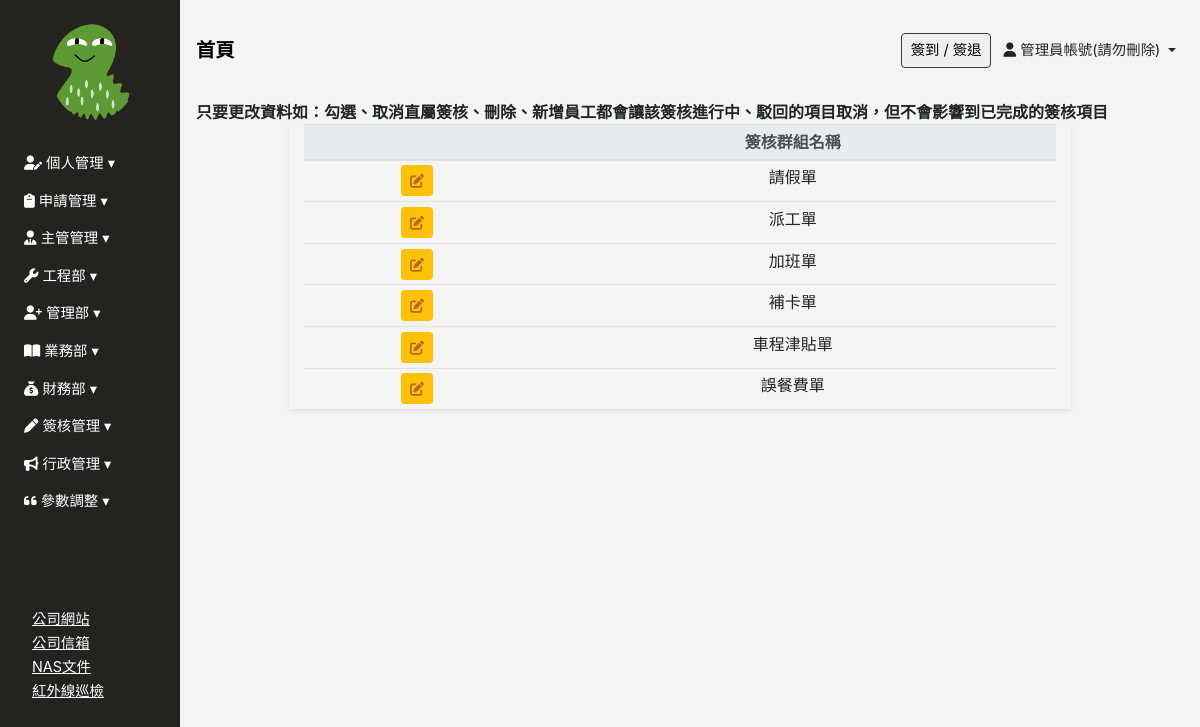
The app's page /approval_group (signed in) with its own data.
### Backend/models.py (models this page shows, shortened)
class ModifiedModel(models.Model):
    modified_by = models.ForeignKey("Employee", on_delete=models.SET_NULL, null=True, blank=True)
    created_date = models.DateField(default=timezone.now,verbose_name='建立日期')
    update_date = models.DateField(auto_now=True, verbose_name='更新日期')
    class Meta:
        abstract = True

class Employee(ModifiedModel):
    GENDER_CHOICES = [
        ('M', '男'),
        ('F', '女'),
    ]
    BLOOD_TYPE_CHOICES = [
        ('A', 'A型'),
        ('B', 'B型'),
        ('AB','AB型'),
        ('O', 'O型'),
    ]
    MARITAL_STATUS_CHOICES = [
        ('M', '已婚'),
        ('S', '未婚'),
        ('D', '離異'),
    ]
    MILITARY_STATUS_CHOICES = [
        ('M', '義務役'),
        ('E', '免服役'),
        ('A', '替代役'),
    ]
    user = models.OneToOneField(User, null=True, blank=True, on_delete=models.CASCADE)
    profile_image = models.ImageField(upload_to='employee_profile/', blank=True, null=True, default='employee_profile/default_profile.png', verbose_name='員工照片')
    location_city = models.CharField(max_length=4, choices=LOCATION_CHOICES, null=True, blank=True, verbose_name='居住城市(用於計算)')
    uploaded_files = models.ManyToManyField(UploadedFile,blank=True,  related_name="userfile")
    annualleaves = models.ManyToManyField(AnnualLeave,blank=True,  related_name="AnnualLeave_user")
    full_name = models.CharField(max_length=30, null=True, blank=True, verbose_name='員工名稱')
    employee_id	 = models.CharField(max_length=30, blank=True,verbose_name='員工編號')
    departments = models.ForeignKey('Department', on_delete=models.SET_NULL, blank=True, null=True, related_name='employees', verbose_name='部門名稱')# 你可以通过department.employees.all()访问一个部门的所有员工。
    position = models.CharField(max_length=30, null=True, blank=True, verbose_name='職稱')
    phone_number = models.CharField(max_length=20, null=True, blank=True,verbose_name='手機號碼')
    contact_number = models.CharField(max_length=20, null=True, blank=True,verbose_name='聯絡電話(報價單顯示)')
    start_work_date = models.DateField(null=True, blank=True, verbose_name='到職日期')
    id_number = models.CharField(max_length=20, null=True, blank=True, verbose_name='身份證字號')
    birthday = models.DateField(null=True, blank=True, verbose_name='出生日期')
    gender = models.CharField(max_length=1, choices=GENDER_CHOICES, null=True, blank=True, verbose_name='性別')
    blood_type = models.CharField(max_length=2, choices=BLOOD_TYPE_CHOICES, null=True, blank=True, verbose_name='血型')
    birth_place = models.CharField(max_length=100, null=True, blank=True, verbose_name='出生地')
    marital_status = models.CharField(max_length=1, choices=MARITAL_STATUS_CHOICES, null=True, blank=True, verbose_name='婚姻狀況')
    military_status = models.CharField(max_length=1, choices=MILITARY_STATUS_CHOICES, null=True, blank=True, verbose_name='兵役狀況')
    permanent_address = models.CharField(max_length=50, null=True, blank=True, verbose_name='戶籍地址')
    current_address_city = models.CharField(max_length=50, null=True, blank=True, verbose_name='現居地址縣市')
    current_address = models.CharField(max_length=50, null=True, blank=True, verbose_name='現居地址')
    location = models.CharField(max_length=50, null=True, blank=True, verbose_name='所在地')
    company_email = models.EmailField(null=True, blank=True, verbose_name='公司E_Mail')
    personal_email = models.EmailField(null=True, blank=True, verbose_name='個人E_Mail(報價單顯示)')
    emergency_contact = models.CharField(max_length=50, null=True, blank=True, verbose_name='緊急聯絡人1')
    emergency_contact_relations = models.CharField(max_length=50, null=True, blank=True, verbose_name='關係1')
    emergency_contact_phone = models.CharField(max_length=20, null=True, blank=True, verbose_name='聯絡人電話1')
    default_salary = models.PositiveIntegerField(default=26000, null=True, blank=True, verbose_name="基本薪資")
    job_addition = models.PositiveIntegerField(default=0, null=True, blank=True, verbose_name="職務加給")
    phone_addition = models.PositiveIntegerField(default=0, null=True, blank=True, verbose_name="手機加給")
    certificates_addition = models.PositiveIntegerField(default=0, null=True, blank=True, verbose_name="證照加給")
    labor_protection = models.PositiveIntegerField(default=0, null=True, blank=True, verbose_name="勞保級距")
    health_insurance = models.PositiveIntegerField(default=0, null=True, blank=True, verbose_name="健保級距")
    labor_pension_moeny = models.PositiveIntegerField(default=6, null=True, blank=True, verbose_name="勞退級距")
    labor_pension = models.PositiveIntegerField(default=6, null=True, blank=True, verbose_name="勞退比例(%)")
    class Meta:
        verbose_name = "員工"   # 單數
        verbose_name_plural = verbose_name   #複數
    @classmethod
    def active_users(cls):
        return cls.objects.filter(user__is_active=True) .exclude(user__username="admin")
    def __str__(self):
        return f"{self.full_name}"

class Approval_Target(models.Model):
    STATUS_CHOICES = [
        ('Project_Employee_Assign', '派工單'),
        ('Leave_Application', '請假單'),
        ('Work_Overtime_Application', '加班單'), #這個value會對應下面的value
        ('Clock_Correction_Application', '補卡單'),
        ('Travel_Application', '車程津貼單'),
        ('Miss_Food_Application', '誤餐費單'),
    ]
    name =models.CharField(max_length=30,verbose_name="表單名稱",choices=STATUS_CHOICES)
    approval_order = models.JSONField(null=True, verbose_name="員工簽核順序")#儲存員工ID、各自主管(X)
    class Meta:
        verbose_name = '簽核流程管理'
        verbose_name_plural = verbose_name
    def employeeid_to_employee(self):
        employee_array = []
        for approval_order_id in self.approval_order:
            if approval_order_id !="x":
                employee = Employee.objects.get(id=approval_order_id)
                employee_array.append(employee)
        return employee_array

### Frontend/views.py (the view)
# urls.py: path('approval_group', login_required(views.Approval_Group.as_view()), name="Approval_Group"),
class Approval_Group(UserPassesTestMixin,ListView):
    model = Approval_Target
    template_name = 'approval_group/approval_group.html'
    context_object_name = 'approval_group'
    def test_func(self):
        return Check_Permissions(self.request.user,"簽核流程管理")
    def get_context_data(self, **kwargs):
        context = super().get_context_data(**kwargs)
        context["employees"] = Employee.active_users()
        return context

### Frontend/templates/approval_group/approval_group.html (shortened to what this page needs)
{% extends 'base/base_dashboard.html' %}
{% block import %}
{% load static%}
<link rel="stylesheet" href="{% static 'css/approval_group/approval_group.css' %}">
{% endblock %}
{% block main %}
<div class="main px-3">
    <strong>只要更改資料如：勾選、取消直屬簽核、刪除、新增員工都會讓該簽核進行中、駁回的項目取消，但不會影響到已完成的簽核項目</strong>
    <div class="approval_group_table container">
        <div class="col-12 col-md-10 mx-auto shadow-sm table-responsive-lg">
            <table class="table table-sm table-hover text-center">
                <thead class="thead-light">
                    <tr class="text-nowrap">
                        <th></th>
                        <th>簽核群組名稱</th>
                    </tr>
                </thead>
                <tbody>
                    {% for a in approval_group %}
                    <tr>
                        <td>
                            <a onclick="sendApprovalGroup('{{a.id}}')" type="button" data-url="approval_group" data-id="{{ a.id }}"
                                class="btn btn-sm btn-warning " data-toggle="modal"
                             ><i class="fas fa-edit"></i></a>
                        </td>
                        <td data-toggle="collapse" data-target="#sub-row-{{ a.id }}">
                            {{ a.get_name_display }}
                        </td>
                    </tr>
                    {% endfor %}
                </tbody>
            </table>
        </div>
    </div>
</div>
{% endblock %}

### Frontend/templates/base/sidebar.html (shortened to what this page needs)
{% load tz %}
{% load custom_tags %}
{% load static%}
<div class="sidebar pl-2 collapse width show" id="sidebarCollapse">
    <div class="sidebar-img w-50 mx-auto pt-4">
        <img src="{{ request.user.employee.profile_image.url }}" class="img-fluid" style="border-radius: 50%;object-fit: cover;" >
    </div>
    <ul class="nav flex-column mt-4" id="sidebarMenu">
        <li class="nav-item">
            <a class="nav-link collapsed" href="#" data-target="#calendarCollapse" data-toggle="collapse">
                <i class="fa-solid fa-user-pen" style="color: #ffffff;"></i> 個人管理
            </a>
        </li>
        <li class="nav-item">
            <a class="nav-link collapsed" href="#" data-target="#applicationCollapse" data-toggle="collapse">
                <i class="fa-solid fa-clipboard" style="color: #ffffff;"></i> 申請管理
            </a>
        </li>
        {% if user|in_group_T_or_F:"主管" or pass_test_func %}
        <li class="nav-item">
            <a class="nav-link collapsed" href="#" data-target="#directorCollapse" data-toggle="collapse"
                aria-expanded="false" aria-controls="directorCollapse">
                <i class="fa-solid fa-user-tie" style="color: #ffffff;"></i> 主管管理
            </a>
        </li>
        {% endif %}
        {% if user|in_group_T_or_F:"工程" or pass_test_func %}
        <li class="nav-item">
            <a class="nav-link collapsed" href="#" data-target="#engineerCollapse" data-toggle="collapse"
                aria-expanded="false" aria-controls="engineerCollapse">
                <i class="fa-solid fa-wrench" style="color: #ffffff;"></i> 工程部
            </a>
        </li>
        {% endif %}
        {% if user|in_group_T_or_F:"簽核流程管理" or user|in_group_T_or_F:"管理部" or user|in_group_T_or_F:"員工出勤" or pass_test_func %}
        <li class="nav-item">
            <a class="nav-link collapsed" href="#" data-target="#personnelCollapse" data-toggle="collapse"
                aria-expanded="false" aria-controls="personnelCollapse">
                <i class="fa-solid fa-user-plus" style="color: #ffffff;"></i> 管理部
            </a>
        </li>
        {% endif %}
        {% if user|in_group_T_or_F:"業務" or pass_test_func %}
        <li class="nav-item">
            <a class="nav-link collapsed" href="#" data-target="#salesCollapse" data-toggle="collapse"
                aria-expanded="false" aria-controls="salesCollapse">
                <i class="fa-solid fa-book-open" style="color: #ffffff;"></i> 業務部
            </a>
        </li>
        {% endif %}
        {% if user|in_group_T_or_F:"財務部" or pass_test_func %}
        <li class="nav-item">
            <a class="nav-link collapsed" href="#financialCollapse" data-toggle="collapse" aria-expanded="false"
                aria-controls="financialCollapse">
                <i class="fa-solid fa-sack-dollar" style="color: #ffffff;"></i> 財務部
            </a>
        </li>
        {% endif %}
        <li class="nav-item">
            <a class="nav-link collapsed" href="#approvalCollapse" data-toggle="collapse" aria-expanded="false"
                aria-controls="approvalCollapse">
                <i class="fa-solid fa-pen" style="color: #ffffff;"></i> 簽核管理
            </a>
        </li>
        {% if user|in_group_T_or_F:"公告" or pass_test_func %}
        <li class="nav-item">
            <a class="nav-link collapsed" href="#newsCollapse" data-toggle="collapse" aria-expanded="false"
                aria-controls="newsCollapse">
                <i class="fa-solid fa-bullhorn" style="color: #ffffff;"></i> 行政管理
            </a>
        </li>
        {% endif %}
        {% if pass_test_func or  user|in_group_T_or_F:"參數管理"  %}
        <li class="nav-item">
            <a class="nav-link collapsed" href="#OP" data-toggle="collapse" aria-expanded="false" aria-controls="OP">
                <i class="fa-solid fa-quote-left" style="color: #ffffff;"></i> 參數調整
            </a>
        </li>
        {% endif %}
        <li class="nav-item" style="margin-top: 50%;">
            <ul class="nav flex-column ml-4">
                <li>
                    <a href="https://web.hocom.tw/h/index?key=aqurz" type="button" style="text-decoration: underline;">公司網站</a>
                </li>
                <li>
                    <a href="http://211.75.230.86/webmail-cgi/XwebMail?_task=login&_remove=1" type="button" style="text-decoration: underline;">公司信箱</a>
                </li>
                <li>
                    <a href="https://211.75.230.87:5001/#/signin" type="button" style="text-decoration: underline;">NAS文件</a>
                </li>
                <li>
                    <a href="https://www.wgi.tw:5557/logout" type="button" style="text-decoration: underline;">紅外線巡檢</a>
                </li>
            </ul>
        </li>
    </ul>
</div>

### Frontend/templates/base/header.html (shortened to what this page needs)
<header class="d-flex justify-content-between align-items-center px-3">
    <div>
        <a href="{% url 'index' %}" style="color: #000; text-decoration: none;">
            <span class="font-weight-bold" style="font-size: clamp(1rem, 2vw, 1.2rem);">
                首頁
            </span>
        </a>
    </div>
    <div>
        <button type="button" class="display-none border border-dark rounded mr-2" data-toggle="modal" data-target="#clock-inout" @click="catchDateTime">
            簽到 / 簽退
        </button>
        <span class="display-none dropdown-toggle mr-2 employee_full_name" data-toggle="dropdown">
            <i class="fa-solid fa-user"></i> {{ request.user.employee.full_name }}
        </span>
    </div>
</header>
{% load static %}

### records on screen
Approval_Target: name "請假單"
Approval_Target: name "派工單"
Approval_Target: name "加班單"
Approval_Target: name "補卡單"
Approval_Target: name "車程津貼單"
Approval_Target: name "誤餐費單"

### other values on screen
{{ request.user.employee.full_name }} "管理員帳號(請勿刪除)"
